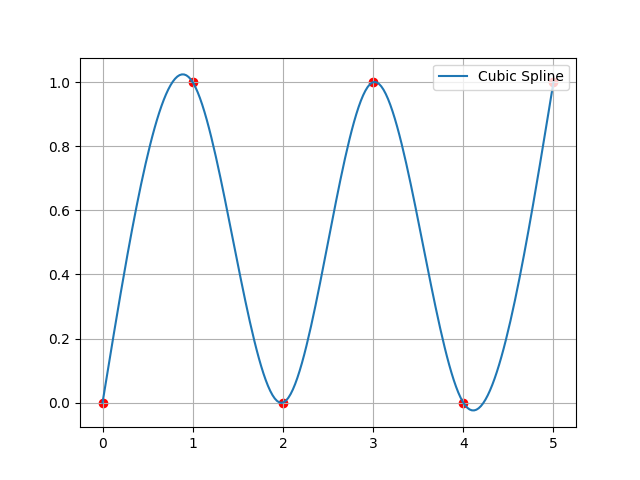

Write Python code to recreate this figure.
import numpy as np
import matplotlib.pyplot as plt
from scipy.interpolate import CubicSpline

x = np.array([0, 1, 2, 3, 4, 5])
y = np.array([0, 1, 0, 1, 0, 1])

cs = CubicSpline(x, y, bc_type='natural')
xs = np.linspace(0, 5, 200)

plt.scatter(x, y, color='red')
plt.plot(xs, cs(xs), label="Cubic Spline")
plt.legend()
plt.grid(True)
plt.show()
